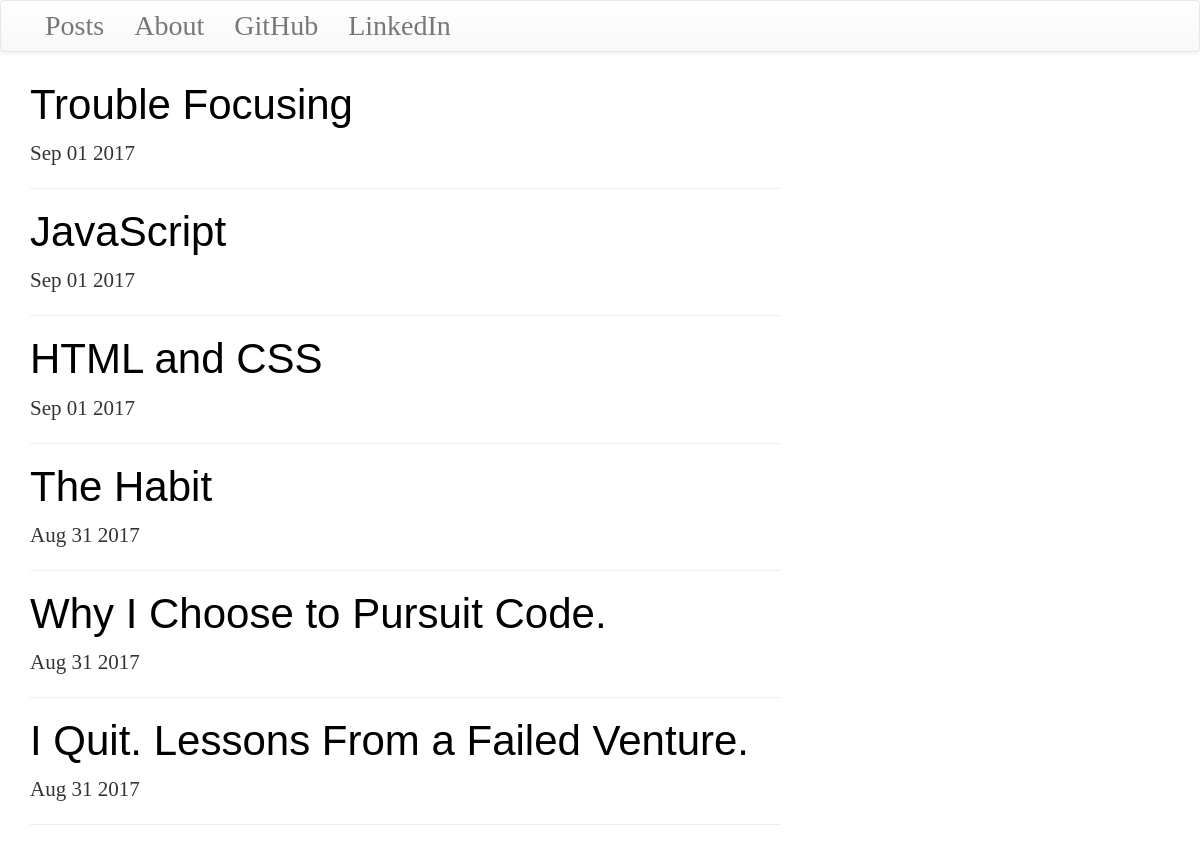
The page / on the database its author committed.
### blog/models.py (models this page shows, shortened)
class Post(models.Model):
    author = models.ForeignKey('auth.User')
    title = models.CharField(max_length = 200)
    text = models.TextField()
    created_date = models.DateTimeField(default = timezone.now)
    published_date = models.DateTimeField(blank = True, null = True)

### blog/views.py (the view)
# urls.py: url(r'^$',views.PostListView.as_view(),name='post_list'),
class PostListView(generic.ListView):
    model = Post
    def get_queryset(self):
        return Post.objects.filter(published_date__lte=timezone.now()).order_by('-published_date')

### blog/templates/blog/post_list.html
{% extends 'blog/base.html' %}
{% block content %}
<div class="centerstage">
  {% for post in post_list %}
  <div class="post">
    <h1 class='posttitlelist'><a style='color: black' href="{% url 'post_detail' pk=post.pk %}">{{ post.title }}</a></h1>
    <div class="date">
      <p>{{ post.published_date|date:"M d Y" }}</p>
    </div>
    <hr>
  </div>
  {% endfor %}
</div>
{% endblock %}

### blog/templates/blog/base.html (shortened to what this page needs)
<!DOCTYPE html>
{% load staticfiles %}
<html>
  <head>
    <link rel="stylesheet" href="https://maxcdn.bootstrapcdn.com/bootstrap/3.3.7/css/bootstrap.min.css">
    <link rel="stylesheet" href="https://maxcdn.bootstrapcdn.com/bootstrap/3.3.7/css/bootstrap-theme.min.css">
    <link rel="stylesheet" href="//cdn.jsdelivr.net/medium-editor/latest/css/medium-editor.min.css" type="text/css" media="screen" charset="utf-8">
    <link rel="stylesheet" href="{% static 'css/blog.css' %}" media="screen" title="no title">
  </head>
  <body class='loader'>
    <nav class='navbar navbar-default techfont custom-navbar'>
      <div class="container">
        <ul class='nav navbar-nav'>
          <li><a href="{% url 'post_list' %}">Posts</a></li>
          <li><a href="{% url 'about' %}">About</a></li>
          <li><a href="https://github.com/julio0703">GitHub</a></li>
          <li><a href="https://www.linkedin.com/in/julio-lucero-11406a52/">LinkedIn</a></li>
        </ul>
      </div>
    </nav>
    <div class="content container">
      <div class="row">
        <div class="col-md-8">
          <div class="blog_posts">
            {% block content %}
            {% endblock %}
          </div>
        </div>
      </div>
    </div>
  </body>
</html>

### blog/static/css/blog.css (style rules this page uses)
.techfont { font-family: 'georgia'; font-size: 2em; margin-bottom: 10px; }
p { font-family: 'georgia'; font-size: 1.5em; }
.posttitlelist { font-family: 'georgia', sans-serif; font-size: 3em; }
.centerstage { margin-left: auto; margin-right: auto; }

### rows shown on the page
Post: title "Trouble Focusing", published_date "Sep 01 2017"
Post: title "JavaScript", published_date "Sep 01 2017"
Post: title "HTML and CSS", published_date "Sep 01 2017"
Post: title "The Habit", published_date "Aug 31 2017"
Post: title "Why I Choose to Pursuit Code.", published_date "Aug 31 2017"
Post: title "I Quit. Lessons From a Failed Venture.", published_date "Aug 31 2017"
